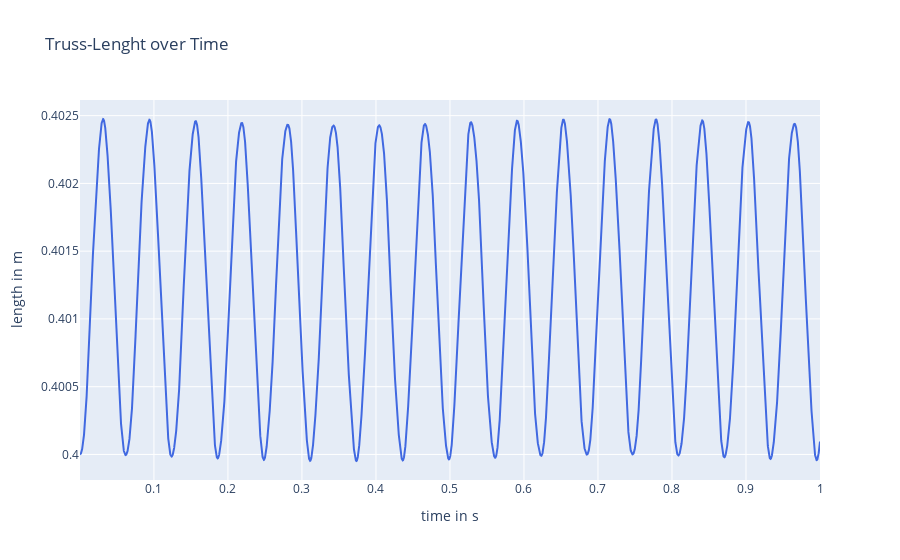

This figure's notebook cell:
### Code cell
Time, NoSteps = 0, 10000
x_t = np.zeros((NoSteps,4))
for t in range(NoSteps):
    Time += dt
    ImplicitTimeStep(dt)
    x_t[t] = np.array([Time, Body.X[-1], Body.StrainEnergy(), Body.KineticEnergy()])

fig = go.Figure()
fig.add_trace(go.Scatter(
    x=x_t[:,0], y=x_t[:,1],
    line=dict(color='royalblue', width=2))
    )
fig.update_layout(
    title='Truss-Lenght over Time',
    xaxis_title='time in s',
    yaxis_title='length in m'
    )
fig.show()

### Figure 1 — Plotly figure (JSON) as saved in the notebook; plotly's stock layout.template omitted (floating-point values rounded to 4 significant figures; data arrays with more than 128 entries replaced by an {"elided": "..."} marker saying what was removed)
{"data": [{"line": {"color": "royalblue", "width": 2}, "type": "scatter", "x": {"elided": "10000 float values"}, "y": {"elided": "10000 float values"}}], "layout": {"title": {"text": "Truss-Lenght over Time"}, "xaxis": {"title": {"text": "time in s"}}, "yaxis": {"title": {"text": "length in m"}}}}
